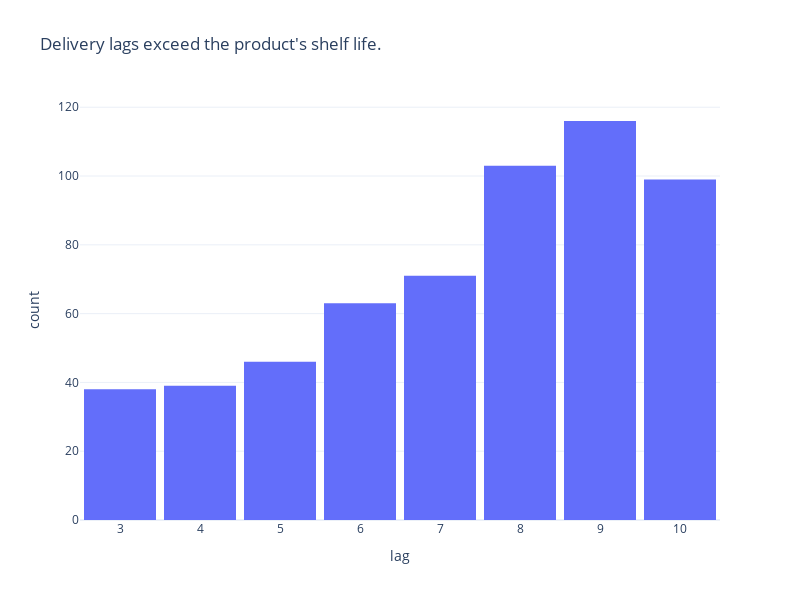

Notebook code for this chart:
### Code cell
# Make a chart showing how long deliveries take
lag = px.histogram(lag_df, x='delivery_lag', title="Delivery lags exceed the product's shelf life.", labels={'delivery_lag': 'lag'})

# Add a small space between the bars
lag.update_layout(bargap=0.1)

# Show the chart
lag.show()

### Figure 1 — Plotly figure (JSON) as saved in the notebook; plotly's stock layout.template omitted (floating-point values rounded to 4 significant figures; data arrays with more than 128 entries replaced by an {"elided": "..."} marker saying what was removed)
{"data": [{"alignmentgroup": "True", "bingroup": "x", "hovertemplate": "lag=%{x}<br>count=%{y}<extra></extra>", "legendgroup": "", "marker": {"color": "#636efa", "pattern": {"shape": ""}}, "name": "", "offsetgroup": "", "orientation": "v", "showlegend": false, "type": "histogram", "x": {"elided": "575 int values"}, "xaxis": "x", "yaxis": "y"}], "layout": {"bargap": 0.1, "barmode": "relative", "height": 600, "legend": {"tracegroupgap": 0}, "title": {"text": "Delivery lags exceed the product's shelf life."}, "width": 800, "xaxis": {"anchor": "y", "domain": [0, 1], "title": {"text": "lag"}}, "yaxis": {"anchor": "x", "domain": [0, 1], "title": {"text": "count"}}}}
